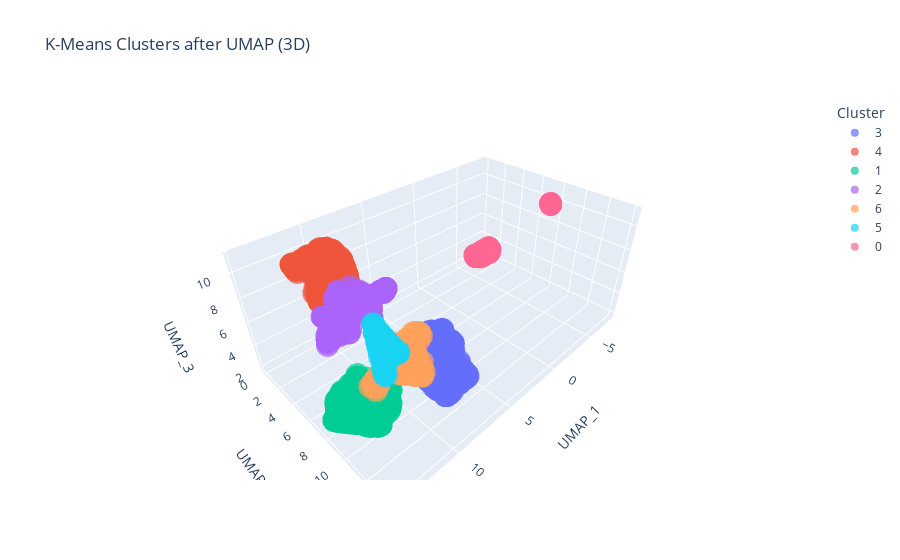

The code cell stored with this chart in its notebook:
### Markdown cell above
To better understand the structure of the clusters, we visualize the results in 3D using Plotly Express. The visualization provides an interactive way to explore how the data points are grouped into distinct clusters.

### Code cell
import plotly.express as px

# Prepare the data for visualization
df_plot = pd.DataFrame(df_umap, columns=["UMAP_1", "UMAP_2", "UMAP_3"])
df_plot["cluster_kmeans"] = df["cluster_kmeans"]

# Interactive 3D visualization
fig = px.scatter_3d(df_plot, x="UMAP_1", y="UMAP_2", z="UMAP_3",
                    color=df_plot["cluster_kmeans"].astype(str),
                    title="K-Means Clusters after UMAP (3D)",
                    labels={"color": "Cluster"},
                    opacity=0.7)
fig.show()

### Figure 1 — Plotly figure (JSON) as saved in the notebook; plotly's stock layout.template omitted (floating-point values rounded to 4 significant figures; data arrays with more than 128 entries replaced by an {"elided": "..."} marker saying what was removed)
{"data": [{"hovertemplate": "Cluster=3<br>UMAP_1=%{x}<br>UMAP_2=%{y}<br>UMAP_3=%{z}<extra></extra>", "legendgroup": "3", "marker": {"color": "#636efa", "opacity": 0.7, "symbol": "circle"}, "mode": "markers", "name": "3", "scene": "scene", "showlegend": true, "type": "scatter3d", "x": {"elided": "706 float values"}, "y": {"elided": "706 float values"}, "z": {"elided": "706 float values"}}, {"hovertemplate": "Cluster=4<br>UMAP_1=%{x}<br>UMAP_2=%{y}<br>UMAP_3=%{z}<extra></extra>", "legendgroup": "4", "marker": {"color": "#EF553B", "opacity": 0.7, "symbol": "circle"}, "mode": "markers", "name": "4", "scene": "scene", "showlegend": true, "type": "scatter3d", "x": {"elided": "951 float values"}, "y": {"elided": "951 float values"}, "z": {"elided": "951 float values"}}, {"hovertemplate": "Cluster=1<br>UMAP_1=%{x}<br>UMAP_2=%{y}<br>UMAP_3=%{z}<extra></extra>", "legendgroup": "1", "marker": {"color": "#00cc96", "opacity": 0.7, "symbol": "circle"}, "mode": "markers", "name": "1", "scene": "scene", "showlegend": true, "type": "scatter3d", "x": {"elided": "1056 float values"}, "y": {"elided": "1056 float values"}, "z": {"elided": "1056 float values"}}, {"hovertemplate": "Cluster=2<br>UMAP_1=%{x}<br>UMAP_2=%{y}<br>UMAP_3=%{z}<extra></extra>", "legendgroup": "2", "marker": {"color": "#ab63fa", "opacity": 0.7, "symbol": "circle"}, "mode": "markers", "name": "2", "scene": "scene", "showlegend": true, "type": "scatter3d", "x": {"elided": "544 float values"}, "y": {"elided": "544 float values"}, "z": {"elided": "544 float values"}}, {"hovertemplate": "Cluster=6<br>UMAP_1=%{x}<br>UMAP_2=%{y}<br>UMAP_3=%{z}<extra></extra>", "legendgroup": "6", "marker": {"color": "#FFA15A", "opacity": 0.7, "symbol": "circle"}, "mode": "markers", "name": "6", "scene": "scene", "showlegend": true, "type": "scatter3d", "x": {"elided": "386 float values"}, "y": {"elided": "386 float values"}, "z": {"elided": "386 float values"}}, {"hovertemplate": "Cluster=5<br>UMAP_1=%{x}<br>UMAP_2=%{y}<br>UMAP_3=%{z}<extra></extra>", "legendgroup": "5", "marker": {"color": "#19d3f3", "opacity": 0.7, "symbol": "circle"}, "mode": "markers", "name": "5", "scene": "scene", "showlegend": true, "type": "scatter3d", "x": {"elided": "269 float values"}, "y": {"elided": "269 float values"}, "z": {"elided": "269 float values"}}, {"hovertemplate": "Cluster=0<br>UMAP_1=%{x}<br>UMAP_2=%{y}<br>UMAP_3=%{z}<extra></extra>", "legendgroup": "0", "marker": {"color": "#FF6692", "opacity": 0.7, "symbol": "circle"}, "mode": "markers", "name": "0", "scene": "scene", "showlegend": true, "type": "scatter3d", "x": {"elided": "205 float values"}, "y": {"elided": "205 float values"}, "z": {"elided": "205 float values"}}], "layout": {"legend": {"title": {"text": "Cluster"}, "tracegroupgap": 0}, "scene": {"domain": {"x": [0, 1], "y": [0, 1]}, "xaxis": {"title": {"text": "UMAP_1"}}, "yaxis": {"title": {"text": "UMAP_2"}}, "zaxis": {"title": {"text": "UMAP_3"}}}, "title": {"text": "K-Means Clusters after UMAP (3D)"}}}
